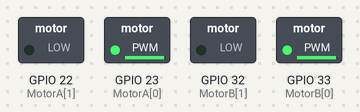
The sketch below on a simulated ESP32. Shown: switched loads named in the sketch (green lamp = pin HIGH).

Above: at 0.05 s.
At 7.45 s:
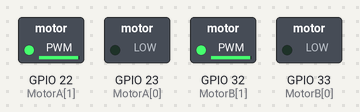
At 14.95 s:
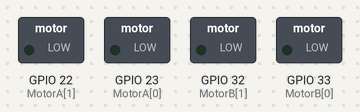
Timing chart, 0 to 19.5 s (numbered marks = the images above):
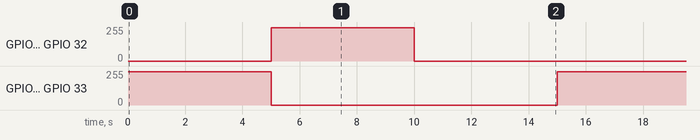

Measured:
- by itself, GPIO 22 (MotorA[1]), GPIO 23 (MotorA[0]), GPIO 32 (MotorB[1]), GPIO 33 (MotorB[0]): alternates 249/255 for 5.0 s and 0/255 for 10.0 s

The sketch:

Mover_Robot_V1.ino
```cpp
//Motores
const byte MotorA[]={23,22};
const byte MotorB[]={33,32};

//PWM
const uint16_t Frecuencia=5000;
const byte Resolucion = 10;
const byte Canales[] = {0,1,2,3};

void setup() {
  // Inicializar Pines
  pinMode(MotorA[0],OUTPUT);
  pinMode(MotorA[1],OUTPUT);
  pinMode(MotorB[0],OUTPUT);
  pinMode(MotorB[1],OUTPUT);

  //PWM
  ledcSetup(Canales[0],Frecuencia,Resolucion);
  ledcSetup(Canales[1],Frecuencia,Resolucion);
  ledcSetup(Canales[2],Frecuencia,Resolucion);
  ledcSetup(Canales[3],Frecuencia,Resolucion);
  ledcAttachPin(MotorA[0],Canales[0]);
  ledcAttachPin(MotorA[1],Canales[1]);
  ledcAttachPin(MotorB[0],Canales[2]);
  ledcAttachPin(MotorB[1],Canales[3]);
}

void loop() {
  //Motor A
  ledcWrite(Canales[0],1000);
  ledcWrite(Canales[1],0);
  //Motor B
  ledcWrite(Canales[2],1000);
  ledcWrite(Canales[3],0);

  delay(5000);

  //Motor A
  ledcWrite(Canales[0],0);
  ledcWrite(Canales[1],1000);
  //Motor B
  ledcWrite(Canales[2],0);
  ledcWrite(Canales[3],1000);

  delay(5000);

  //Motor A
  ledcWrite(Canales[0],0);
  ledcWrite(Canales[1],0);
  //Motor B
  ledcWrite(Canales[2],0);
  ledcWrite(Canales[3],0);

  delay(5000);

}
```
